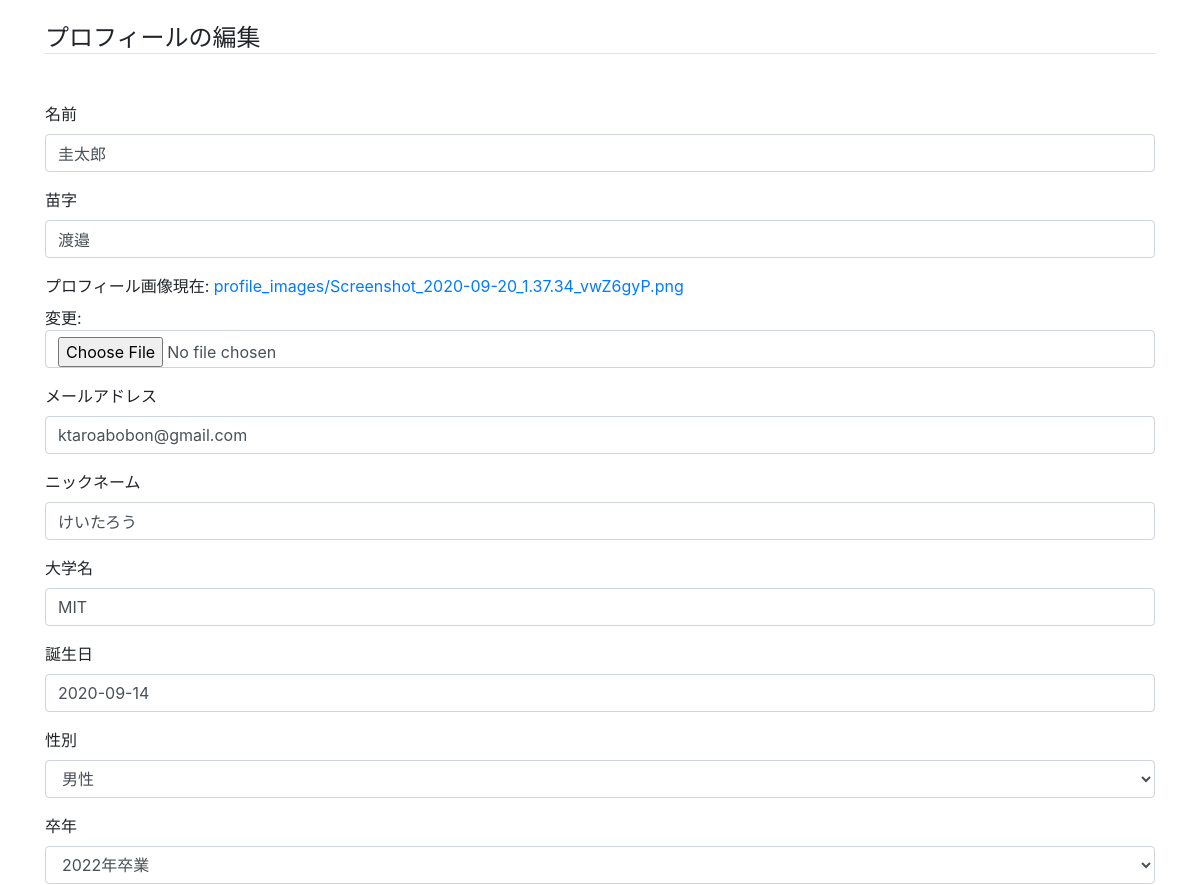
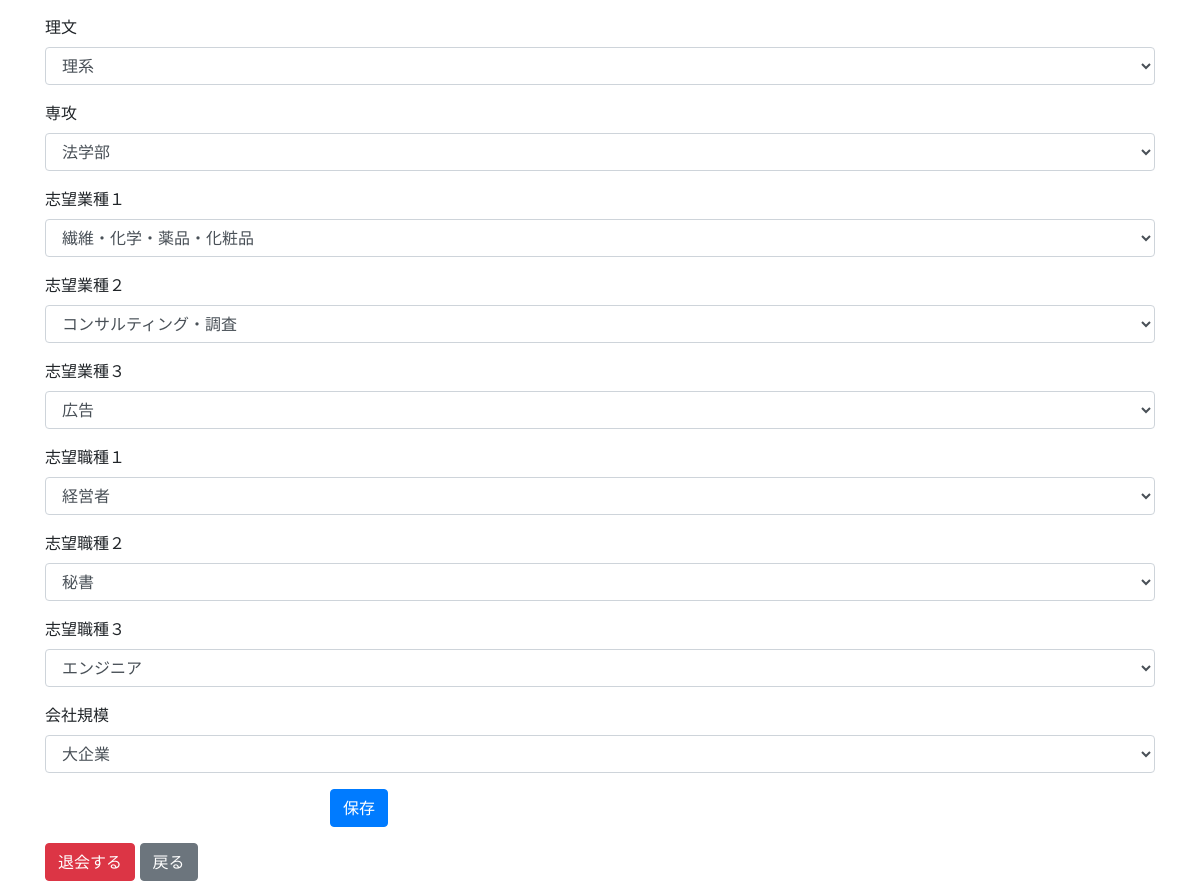
The page /matching/user/edit/ (signed in) on the database its author committed (2 pictures, top to bottom).
### matching/models.py (models this page shows, shortened)
class User(AbstractBaseUser):
    username = models.CharField('ユーザー名', max_length=255, unique=True)
    email = models.EmailField('メールアドレス', unique=True)
    first_name = models.CharField('名前', max_length=255, )
    last_name = models.CharField('苗字', max_length=255, )
    profile_image = models.ImageField('プロフィール画像', upload_to='profile_images/')
    profile_image_edit = ImageSpecField(source='profile_image', processors=[ResizeToFill(100, 100)], )
    nickname = models.CharField('ニックネーム', max_length=255, blank=True)
    university = models.CharField('大学名', max_length=255, blank=True)
    date_of_birth = models.DateField('誕生日', blank=True, null=True)
    sex = models.CharField('性別', max_length=255, choices=constract.SEX_CATEGORY, default='', blank=True)
    year = models.IntegerField('卒年', choices=constract.YEAR_CATEGORY, blank=True, null=True)
    s_and_h = models.CharField('理文', max_length=255, choices=constract.S_AND_H_CATEGORY, default='', blank=True)
    major = models.CharField('専攻', max_length=255, choices=constract.MAJOR_CATEGORY, default='', blank=True)
    indestry1 = models.IntegerField('志望業種１',
                                    choices=constract.INDESTRY_CATEGORY,
                                    blank=True)
    indestry2 = models.IntegerField('志望業種２',
                                    choices=constract.INDESTRY_CATEGORY,
                                    blank=True)
    indestry3 = models.IntegerField('志望業種３',
                                    choices=constract.INDESTRY_CATEGORY,
                                    blank=True)
    job1 = models.CharField('志望職種１', max_length=255,
                            choices=constract.JOB_CATEGORY,
                            blank=True)
    job2 = models.CharField('志望職種２', max_length=255,
                            choices=constract.JOB_CATEGORY,
                            blank=True)
    job3 = models.CharField('志望職種３', max_length=255,
                            choices=constract.JOB_CATEGORY,
                            blank=True)
    company_type = models.CharField('会社規模', max_length=255, choices=constract.COMPANY_TYPE_CATEGORY, default='',
                                    blank=True)
    recruiter_type = models.CharField('組織タイプ', choices=constract.RECRUITER_TYPE, max_length=255, blank=True)
    company_name = models.CharField('会社名・組織名', max_length=255, blank=True)
    department_name = models.CharField('部署名', max_length=255, blank=True)
    position = models.CharField('役職', max_length=255, blank=True)
    operating_medium = models.CharField('運営媒体・運営会社', max_length=255, blank=True)
    is_student = models.BooleanField(verbose_name='学生であるか', default=False)
    enable_host_event = models.BooleanField(verbose_name='イベント開催できるか', default=False)
    enable_join_matching = models.BooleanField(verbose_name='マッチング対象か', default=False)
    is_active = models.BooleanField(default=True)
    is_admin = models.BooleanField(default=False)
    objects = UserManager()
    USERNAME_FIELD = 'username'
    REQUIRED_FIELDS = ['email']

### matching/views.py (the view)
# urls.py: path('user/edit/', views.user_edit, name='user_edit'),  # ユーザープロフィール変更
@login_required(login_url='matching/login.html')
def user_edit(request):
    is_student = True
    user = request.user
    if not user.is_student:
        is_student = False
    if request.method == 'POST':
        if is_student:
            form = StudentEditForm(request.POST, request.FILES, instance=user)
        else:
            form = RecruiterEditForm(request.POST, request.FILES, instance=user)
        if form.is_valid():
            user = form.save(commit=False)
            if not user.enable_join_matching:
                user.enable_join_matching = True
            if user.enable_join_matching:
                match.do_match()
            user.save()
            return redirect('matching:user')
    else:
        if is_student:
            form = StudentEditForm(instance=user)
        else:
            form = RecruiterEditForm(instance=user)
    return render(request, 'matching/user_edit.html', {'form': form, })

### matching/forms.py
class StudentEditForm(ModelForm):
    class Meta(object):
        model = User
        fields = (
            'first_name', 'last_name', 'profile_image', 'email',
            'nickname', 'university', 'date_of_birth', 'sex',
            'year', 's_and_h', 'major', 'indestry1', 'indestry2', 'indestry3',
            'job1', 'job2', 'job3', 'company_type',
        )

### templates/matching/user_edit.html (shortened to what this page needs)
{% extends "matching/base.html" %}
{% load bootstrap4 %}
{% block content %}
    <h4 class="mt-4 mb-5 border-bottom">プロフィールの編集</h4>
    <form action="" method="post" enctype="multipart/form-data">
        {% bootstrap_form form layout='horizontal' %}
        <div class="form-group row">
            <div class="offset-md-3 col-md-9">
                <button type="submit" class="btn btn-primary">保存</button>
            </div>
        </div>
    </form>
    <button class="btn btn-danger del_confirm" data-toggle="modal"
            data-target="#deleteModal" data-url="{% url 'matching:user_del' %}">
        退会する
    </button>
    <button class="btn btn-secondary page_back">戻る</button>
{% endblock content %}

### rows shown on the page
User: first_name "圭太郎", last_name "渡邉", email "ktaroabobon@gmail.com", nickname "けいたろう", university "MIT", date_of_birth "2020-09-14", sex "男性", year "2022年卒業", s_and_h "理系", major "法学部", indestry1 "繊維・化学・薬品・化粧品", indestry2 "コンサルティング・調査", indestry3 "広告", job1 "経営者", job2 "秘書", job3 "エンジニア", company_type "大企業"
